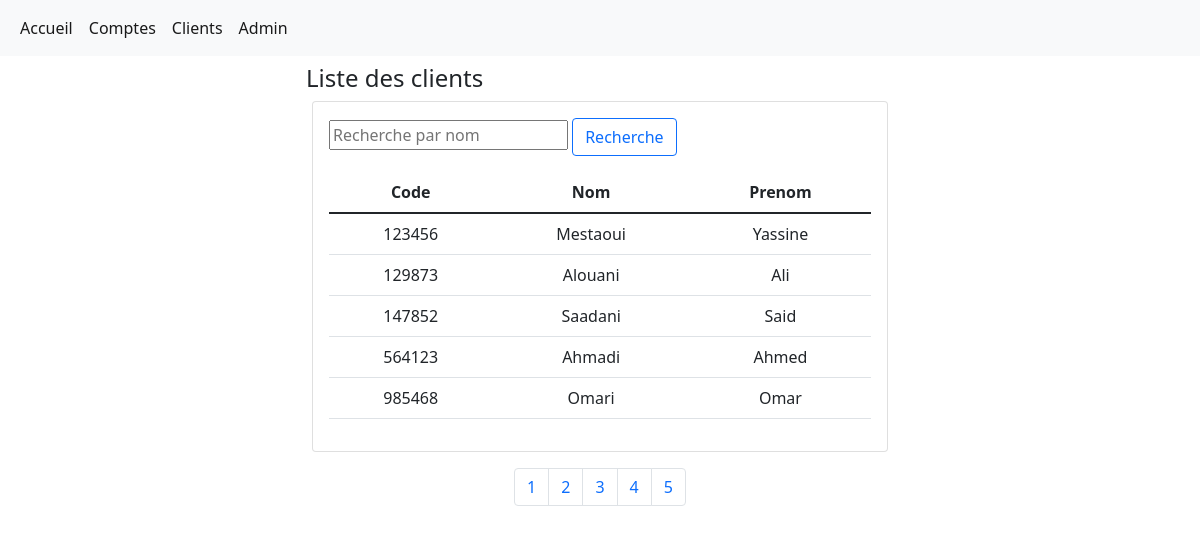
/client/, run on an earlier commit of the app's database.
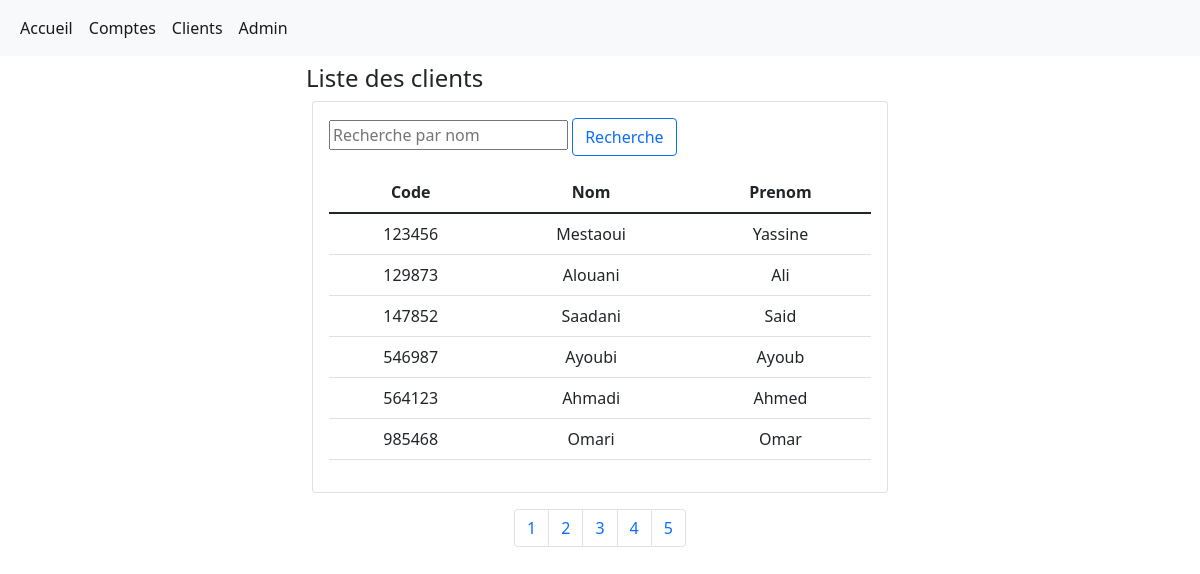
And on a later commit of the database.
### mestaoui_yassine/models.py (models this page shows, shortened)
class Client(models.Model):
    code = models.IntegerField(primary_key=True)
    nom = models.CharField(max_length=50)
    prenom = models.CharField(max_length=50)

### mestaoui_yassine/views.py (the view)
# urls.py: path('client/', views.allClients, name='allclients'),
def allClients(request):
    clients = Client.objects.all()
    paginator = Paginator(clients, 10)
    page_number = request.GET.get('page')
    if page_number is not None:
        pageObj = paginator.get_page(page_number)
    else:
        pageObj = paginator.get_page(1)
    context = {'clients': pageObj}
    return render(request, 'clients.html', context)

### mestaoui_yassine/templates/clients.html
{% include 'header.html' %}
{% block content %}
<div class="content-body">
    <div class="container-fluid">
        <div class="row page-titles mx-0 justify-content-center">
            <div class="col-sm-6 p-md-0">
                <div class="row">
                    <h4 class="mt-2">Liste des clients</h4>
                </div>
            </div>
        </div>
        <div class="row justify-content-center">
            <div class="col-lg-6">
                <div class="card">
                    <div class="card-body">
                        <div class="input-group mb-3">
                            <form action="{% url 'searchclient' %}" method="get">
                                <input type="text" name="search" placeholder="Recherche par nom"
                                       value="{{request.GET.search}}">
                                <button type="submit" class="btn btn-outline-primary">Recherche</button>
                            </form>
                        </div>
                        <div class="table-responsive pre-scrollable">
                            {% if clients %}
                            <table class="table table-hover">
                                <thead>
                                <tr align="center">
                                    <th>Code</th>
                                    <th>Nom</th>
                                    <th>Prenom</th>
                                </tr>
                                </thead>
                                <tbody class="" id="patient-item">
                                {% for c in clients %}
                                <tr>
                                    <td align="center">{{c.code}}</td>
                                    <td align="center">{{c.nom}}</td>
                                    <td align="center">{{c.prenom}}</td>
                                </tr>
                                {% endfor %}
                                </tbody>
                            </table>
                            {% else %}
                            <h4 class="text-center alert alert-warning">Pas d'enregistrements</h4>
                            {% endif %}
                        </div>
                    </div>
                </div>
            </div>
        </div>
        <nav>
            <ul class="pagination justify-content-center mt-3">
                <li class="page-item"><a class="page-link" href="?page=1">1</a></li>
                <li class="page-item"><a class="page-link" href="?page=2">2</a></li>
                <li class="page-item"><a class="page-link" href="?page=3">3</a></li>
                <li class="page-item"><a class="page-link" href="?page=4">4</a></li>
                <li class="page-item"><a class="page-link" href="?page=5">5</a></li>
            </ul>
        </nav>
    </div>
</div>
{% endblock content %}
{% include 'footer.html' %}

### mestaoui_yassine/templates/header.html (shortened to what this page needs)
<!DOCTYPE html>
<html lang="en">
<head>
    <link href="https://cdn.jsdelivr.net/npm/bootstrap@5.1.3/dist/css/bootstrap.min.css" rel="stylesheet"
>
</head>
<body>
<nav class="navbar navbar-expand-lg navbar-light bg-light">
    <div class="container-fluid">
        <div class="collapse navbar-collapse" id="navbarSupportedContent">
            <ul class="navbar-nav me-auto mb-2 mb-lg-0">
                <li class="nav-item">
                    <a class="nav-link active" aria-current="page" href="{% url 'home' %}">Accueil</a>
                </li>
                <li class="nav-item">
                    <a class="nav-link active" aria-current="page" href="{% url 'allcomptes' %}">Comptes</a>
                </li>
                <li class="nav-item">
                    <a class="nav-link active" aria-current="page" href="{% url 'allclients' %}">Clients</a>
                </li>
                <li class="nav-item">
                    <a class="nav-link active" aria-current="page" href="{% url 'admin' %}">Admin</a>
                </li>
            </ul>
        </div>
    </div>
</nav>

### mestaoui_yassine/templates/footer.html (shortened to what this page needs)
</body>
</html>

What changed in the data, as far as the page shows it:
added Client: code "546987", nom "Ayoubi", prenom "Ayoub"
